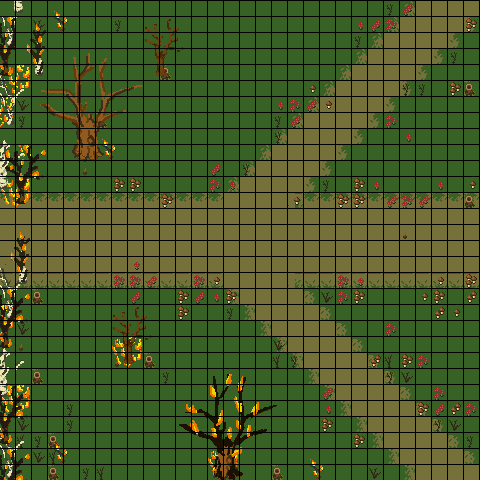

Rendered tile map (Tiled .tmx) drawn with the repository's tilesets; below, a short description and the map source with its tile grids summarised:
An orthogonal 30x30 tile map with 16x16 px tiles, 5 tile layers (Base de Pasto, Path, props, arboles, ...), 3 tilesets.

<map version="1.10" tiledversion="1.10.2" orientation="orthogonal" renderorder="right-down" width="30" height="30" tilewidth="16" tileheight="16" infinite="0" nextlayerid="9" nextobjectid="1">
 <tileset firstgid="1" source="Trees.tsx" />
 <tileset firstgid="876" source="Forest Tilesett.tsx" />
 <tileset firstgid="1359" source="Forest Props.tsx" />
 <layer id="2" name="Base de Pasto" width="30" height="30">
  <data>[900 cells, 900 non-empty, 1 distinct tile ids]</data>
 </layer>
 <layer id="5" name="Path" width="30" height="30">
  <data>[900 cells, 438 non-empty, 9 distinct tile ids]</data>
 </layer>
 <layer id="6" name="props" width="30" height="30">
  <data>[900 cells, 139 non-empty, 14 distinct tile ids]</data>
 </layer>
 <layer id="7" name="arboles" width="30" height="30">
  <data>[900 cells, 133 non-empty, 83 distinct tile ids]</data>
 </layer>
 <layer id="8" name="Arboles QUEMADOS" width="30" height="30">
  <data>[900 cells, 120 non-empty, 74 distinct tile ids]</data>
 </layer>
</map>